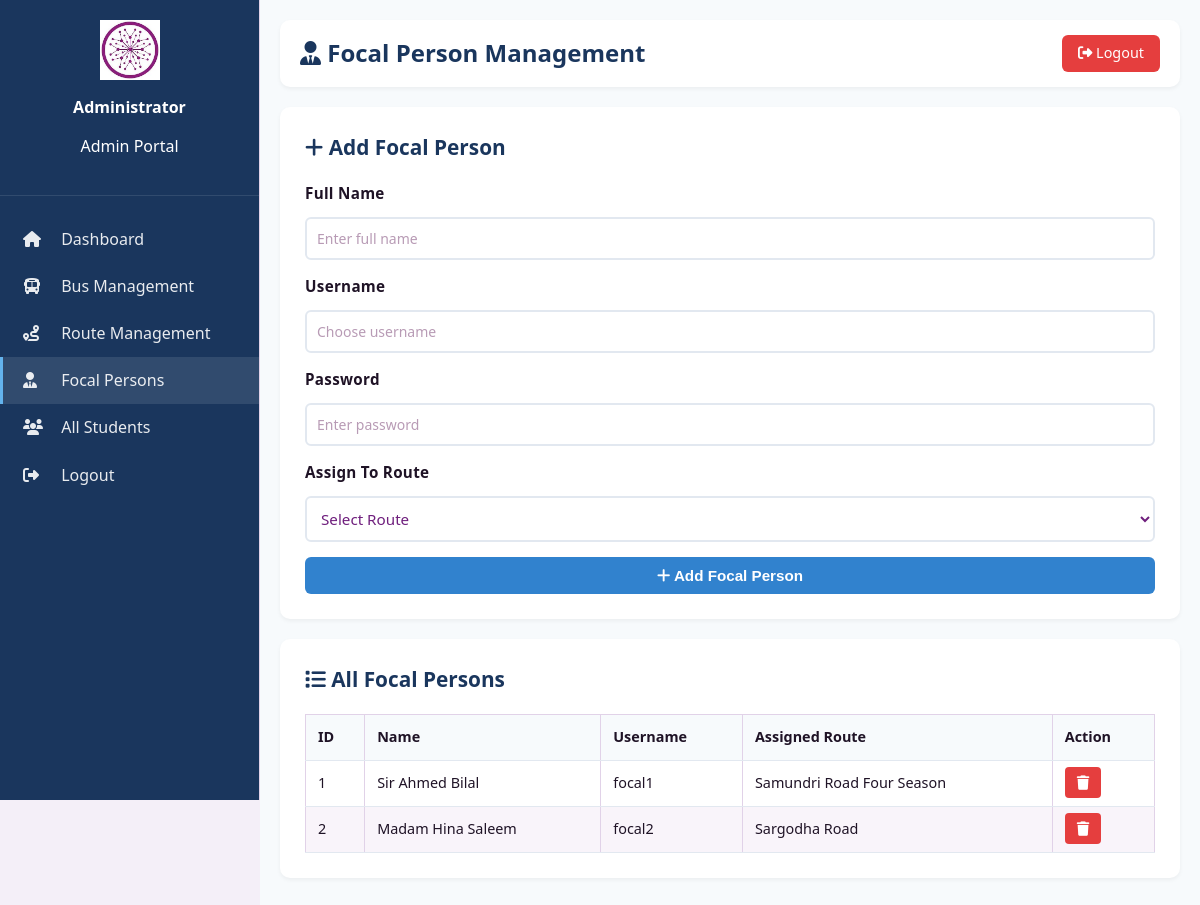
Page /backend/admin/focals.php (signed in) on the committed database.
### tables this page shows
CREATE TABLE focal_persons (
    focal_id INT AUTO_INCREMENT PRIMARY KEY,
    name VARCHAR(100) NOT NULL,
    user_id INT UNIQUE,
    route_id INT,
    created_at TIMESTAMP DEFAULT CURRENT_TIMESTAMP,
    FOREIGN KEY (user_id) REFERENCES users(id) ON DELETE CASCADE,
    FOREIGN KEY (route_id) REFERENCES routes(route_id) ON DELETE SET NULL
);

CREATE TABLE users (
    id INT AUTO_INCREMENT PRIMARY KEY,
    username VARCHAR(50) UNIQUE NOT NULL,
    password VARCHAR(255) NOT NULL,
    role ENUM('student', 'focal_person', 'accounts', 'admin') NOT NULL,
    created_at TIMESTAMP DEFAULT CURRENT_TIMESTAMP,
    updated_at TIMESTAMP DEFAULT CURRENT_TIMESTAMP ON UPDATE CURRENT_TIMESTAMP
);

CREATE TABLE routes (
    route_id INT AUTO_INCREMENT PRIMARY KEY,
    route_name VARCHAR(100) NOT NULL,
    book_no INT,
    catalog_title VARCHAR(200),
    yearly_fare VARCHAR(50),
    academic_year VARCHAR(20),
    created_at TIMESTAMP DEFAULT CURRENT_TIMESTAMP
);

### backend/admin/focals.php (the view, shortened to what this page needs)
<?php
require_once '../connection.php';
$focals = $conn->query("SELECT fp.*, r.route_name, u.username
                        FROM focal_persons fp
                        LEFT JOIN routes r ON fp.route_id = r.route_id
                        LEFT JOIN users u ON fp.user_id = u.id
                        ORDER BY fp.focal_id");
?>
<!DOCTYPE html>
<html lang="en">
<head>
    <link rel="stylesheet" href="../../style.css">
    <link rel="stylesheet" href="https://cdnjs.cloudflare.com/ajax/libs/font-awesome/6.4.0/css/all.min.css">
</head>
<body>
    <div class="dashboard-container">
        <aside class="sidebar">
            <div class="sidebar-header">
                <img src="../../download.jfif" alt="Logo">
                <h3>Administrator</h3>
                <p>Admin Portal</p>
            </div>
            <ul class="nav-menu">
                <li><a href="dashboard.php"><i class="fas fa-home"></i> Dashboard</a></li>
                <li><a href="buses.php"><i class="fas fa-bus"></i> Bus Management</a></li>
                <li><a href="routes.php"><i class="fas fa-route"></i> Route Management</a></li>
                <li><a href="focals.php" class="active"><i class="fas fa-user-tie"></i> Focal Persons</a></li>
                <li><a href="students.php"><i class="fas fa-users"></i> All Students</a></li>
                <li><a href="../logout.php"><i class="fas fa-sign-out-alt"></i> Logout</a></li>
            </ul>
        </aside>
        <main class="main-content">
            <div class="top-bar">
                <h1><i class="fas fa-user-tie"></i> Focal Person Management</h1>
                <a href="../logout.php" class="btn-logout"><i class="fas fa-sign-out-alt"></i> Logout</a>
            </div>
            <div class="content-card">
                <h2><i class="fas fa-plus"></i> Add Focal Person</h2>
                <form method="POST" action="">
                    <div class="form-group">
                        <label>Full Name</label>
                        <input type="text" name="name" placeholder="Enter full name" required>
                    </div>
                    <div class="form-group">
                        <label>Username</label>
                        <input type="text" name="username" placeholder="Choose username" required>
                    </div>
                    <div class="form-group">
                        <label>Password</label>
                        <input type="password" name="password" placeholder="Enter password" required>
                    </div>
                    <div class="form-group">
                        <label>Assign to Route</label>
                        <select name="route_id">
                            <option value="0">Select Route</option>
                        </select>
                    </div>
                    <button type="submit" name="add_focal" class="btn-submit"><i class="fas fa-plus"></i> Add Focal Person</button>
                </form>
            </div>
            <div class="content-card">
                <h2><i class="fas fa-list"></i> All Focal Persons</h2>
                <table class="data-table">
                    <thead>
                        <tr>
                            <th>ID</th>
                            <th>Name</th>
                            <th>Username</th>
                            <th>Assigned Route</th>
                            <th>Action</th>
                        </tr>
                    </thead>
                    <tbody>
                        <?php while ($focal = $focals->fetch_assoc()): ?>
                            <tr>
                                <td><?php echo $focal['focal_id']; ?></td>
                                <td><?php echo htmlspecialchars($focal['name']); ?></td>
                                <td><?php echo htmlspecialchars($focal['username']); ?></td>
                                <td><?php echo htmlspecialchars($focal['route_name'] ?? 'Not Assigned'); ?></td>
                                <td>
                                    <a href="?delete=<?php echo $focal['focal_id']; ?>" class="btn-delete" onclick="return confirm('Are you sure?')"><i class="fas fa-trash"></i></a>
                                </td>
                            </tr>
                        <?php endwhile; ?>
                    </tbody>
                </table>
            </div>
        </main>
    </div>
</body>
</html>

### style.css (style rules this page uses)
:root { --purple-900: #3e0d48; --purple-800: #5a1768; --purple-700: #6f1f7d; --purple-500: #8b2d99; --purple-300: #b568bf; --bg: #f4eff8; --text: #1f1326; --danger: #a10e5a; --ok: #6f1f7d; --card: #ffffff; --border: #e1d2e8; --success: #2d7a2d; --warning: #d4a017; --info: #2c5aa0; }
* { box-sizing: border-box; }
body { margin: 0; font-family: "Segoe UI", Tahoma, Geneva, Verdana, sans-serif; color: var(--text); background: var(--bg); line-height: 1.45; -webkit-font-smoothing: antialiased; -moz-osx-font-smoothing: grayscale; }
label { font-weight: 700; font-size: 0.9rem; }
input, select, button, textarea { width: 100%; border-radius: 10px; border: 1px solid var(--border); padding: 0.7rem 0.8rem; font-size: 0.95rem; }
button { cursor: pointer; border: none; font-weight: 700; transition: all 0.2s ease; }
.form-group { margin-bottom: 1.5rem; display: flex; flex-direction: column; gap: 0.5rem; }
.form-group label { font-weight: 600; color: #6f1f7d; font-size: 0.95rem; letter-spacing: 0.3px; text-transform: capitalize; }
.form-group input, .form-group select, .form-group textarea { padding: 0.75rem 1rem; border: 2px solid #e1d2e8; border-radius: 8px; font-family: 'Segoe UI', Tahoma, Geneva, Verdana, sans-serif; font-size: 0.95rem; background: #ffffff; color: #6f1f7d; transition: all 0.3s ease; }
.form-group input::placeholder, .form-group textarea::placeholder { color: #b89bb5; }
.sidebar { background: #fff; border-right: 1px solid var(--border); padding: 1rem 0.8rem; }
table { width: 100%; border-collapse: collapse; overflow: hidden; }
th, td { text-align: left; padding: 0.62rem 0.55rem; border: 1px solid var(--border); font-size: 0.9rem; }
th { background: rgba(139, 45, 153, 0.1); }
tbody tr:nth-child(even) { background: rgba(139, 45, 153, 0.05); }
.form-group { display: flex; flex-direction: column; gap: 0.5rem; }
.form-group label { font-weight: 600; color: var(--text); }
.form-group input, .form-group textarea { padding: 0.75rem; border: 1px solid var(--border); border-radius: 6px; font-family: inherit; font-size: 0.875rem; resize: vertical; }

### backend/admin/focals.php (style rules this page uses)
.dashboard-container { display: flex; min-height: 100vh; }
.sidebar { width: 260px; background: #1a365d; color: white; padding: 20px 0; position: fixed; height: 100vh; overflow-y: auto; }
.sidebar-header { padding: 0 20px 20px; border-bottom: 1px solid rgba(255,255,255,0.1); text-align: center; }
.sidebar-header img { width: 60px; margin-bottom: 10px; }
.sidebar-header h3 { font-size: 1rem; margin: 0; }
.nav-menu { list-style: none; padding: 20px 0; margin: 0; }
.nav-menu a { display: block; padding: 12px 20px; color: rgba(255,255,255,0.9); text-decoration: none; transition: all 0.3s; border-left: 3px solid transparent; }
.nav-menu a:hover, .nav-menu a.active { background: rgba(255,255,255,0.1); border-left-color: #63b3ed; }
.nav-menu i { width: 24px; margin-right: 10px; }
.main-content { flex: 1; margin-left: 260px; padding: 20px; background: #f7fafc; min-height: 100vh; }
.top-bar { display: flex; justify-content: space-between; align-items: center; padding: 15px 20px; background: white; border-radius: 10px; margin-bottom: 20px; box-shadow: 0 2px 4px rgba(0,0,0,0.05); }
.top-bar h1 { margin: 0; font-size: 1.5rem; color: #1a365d; }
.btn-logout { padding: 8px 16px; background: #e53e3e; color: white; border: none; border-radius: 6px; cursor: pointer; text-decoration: none; font-size: 0.9rem; }
.content-card { background: white; border-radius: 10px; padding: 25px; box-shadow: 0 2px 4px rgba(0,0,0,0.05); margin-bottom: 20px; }
.content-card h2 { margin: 0 0 20px; color: #1a365d; font-size: 1.3rem; }
.form-group { margin-bottom: 15px; }
.form-group label { display: block; margin-bottom: 5px; font-weight: 600; }
.form-group input, .form-group select { width: 100%; padding: 10px; border: 2px solid #e2e8f0; border-radius: 6px; }
.btn-submit { padding: 10px 25px; background: #3182ce; color: white; border: none; border-radius: 6px; cursor: pointer; }
.btn-delete { padding: 6px 12px; background: #e53e3e; color: white; border: none; border-radius: 4px; cursor: pointer; }
.data-table { width: 100%; border-collapse: collapse; margin-top: 20px; }
.data-table th, .data-table td { padding: 12px; text-align: left; border-bottom: 1px solid #e2e8f0; }
.data-table th { background: #f7fafc; font-weight: 600; }

### rows in the picture
focal_persons: focal_id "1", name "Sir Ahmed Bilal", user.username "focal1", route.route_name "Samundri Road Four Season"
focal_persons: focal_id "2", name "Madam Hina Saleem", user.username "focal2", route.route_name "Sargodha Road"
